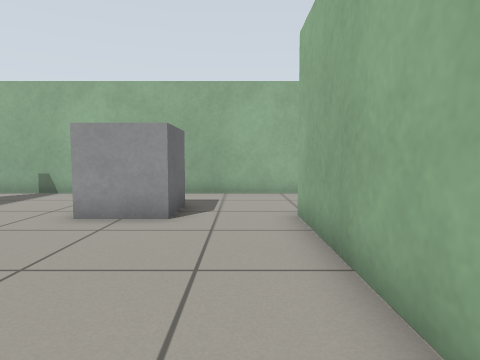
View 1 (above)

16 first-person views from a walk through a world built for the Gazebo simulator. The camera is 0.64 m above the floor, tilts 4° down and sees 75° across. The floor is counted in squares, 0.5 m on a side. Each view is taken from the middle of a square. On the plan, view 1 faces up. The plan holds only what a view shows up to about 14 squares ahead; the rest is blank.

View 2
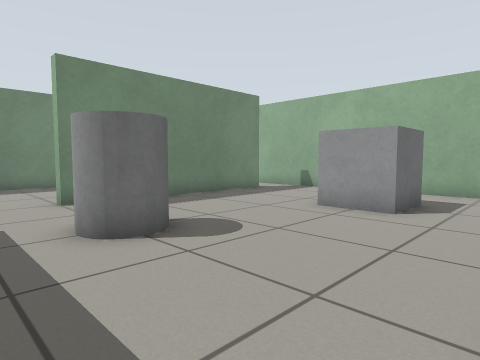

View 3
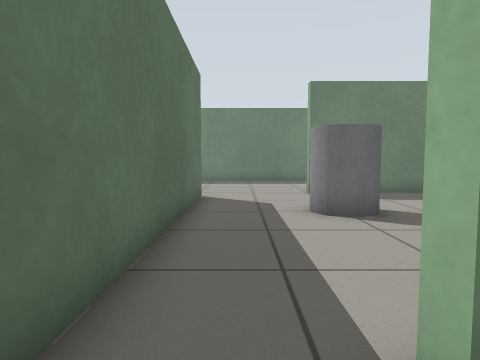

View 4
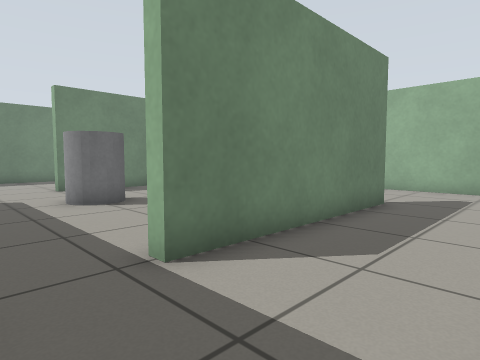

View 5
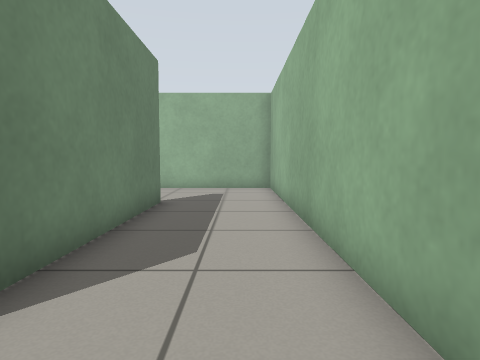

View 6
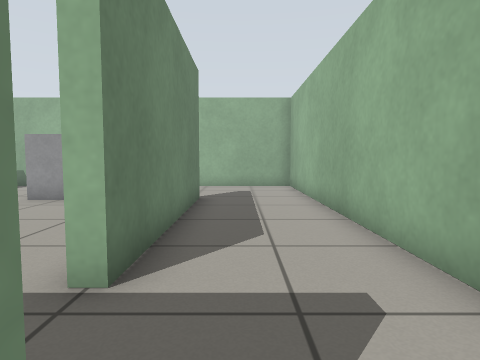

View 7
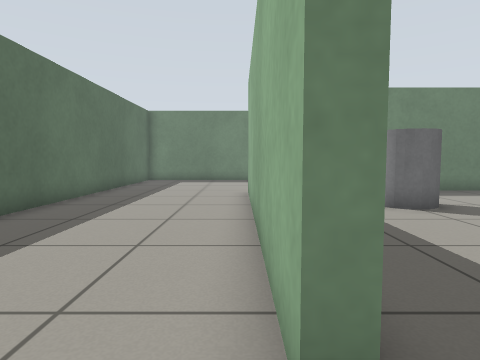

View 8
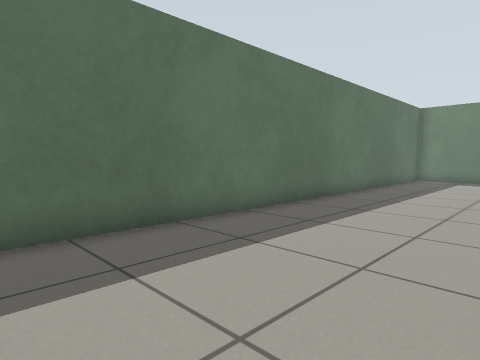

View 9
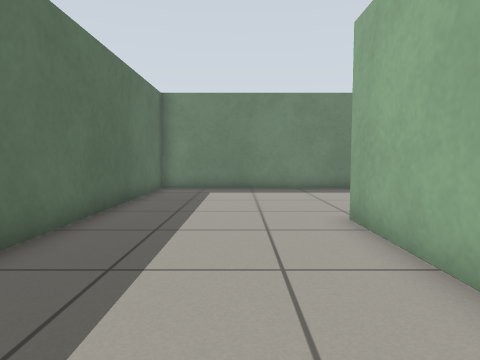

View 10
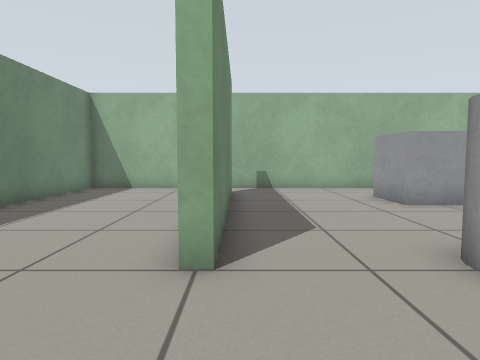

View 11
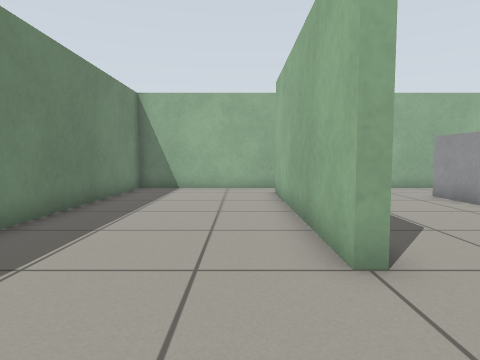

View 12
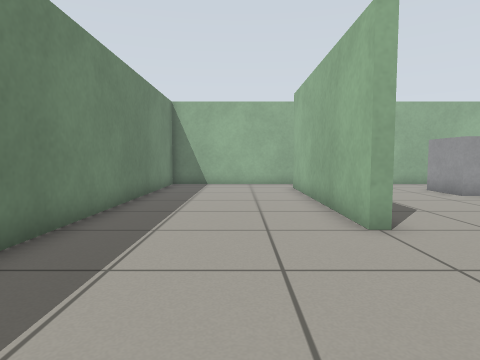

View 13
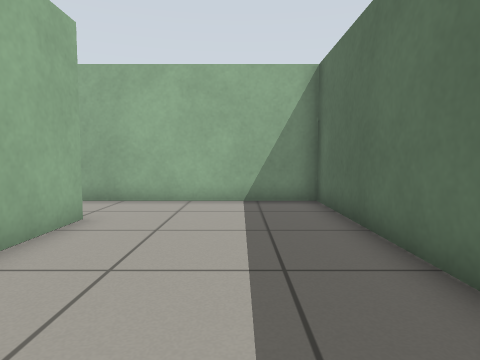

View 14
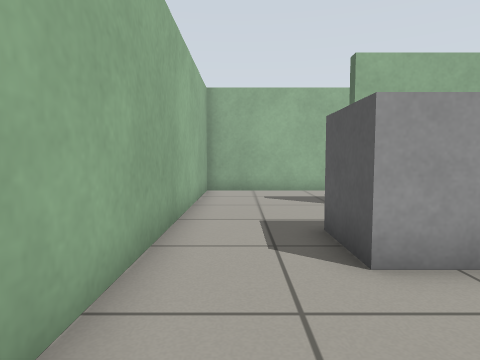

View 15
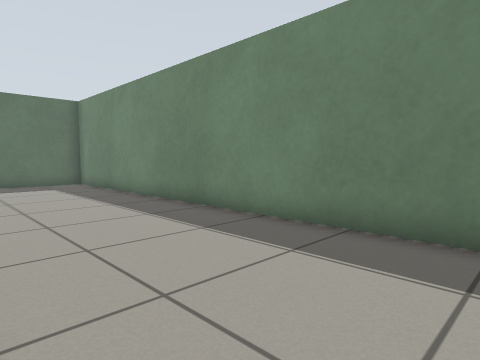

View 16
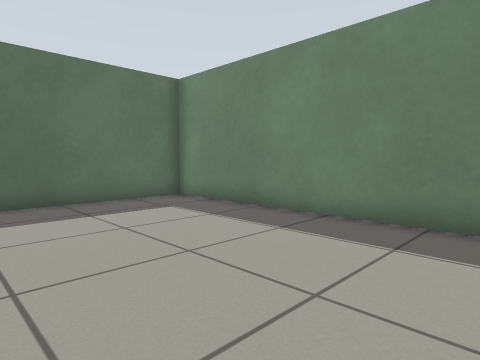

### Floor plan
Points are (right, up) in squares from view 1. A wall is a line through its corners. A room is listed if a view was taken in it or the views show most of it. See-through windows are left out.
Room 1 (views 1, 2, 14, 16)
walls: (1.3, 1.6) (1.3, 7); (1.7, 0) (1.2, 0); (-8.3, 9.5) (-8.3, 1.5); (1.6, 11.3) (-8.6, 11.3); (-7.5, -2.3) (1.5, -2.3)
ways out: opening at (2, -0.5) to room 2; opening at (2, 9.5) to room 2; opening at (-8, 10.5) to room 3; opening at (-7.7, 0) to room 3
objects: grey cylinder (-5, 1) to (-4, 2); grey box (-3, 7) to (-2, 8)
Room 2 (views 3, 4, 5)
walls: (1.7, 7.1) (1.7, 0); (5.3, -2.6) (5.3, 11.3) (1.6, 11.3)
ways out: opening at (2, -0.5) to room 1; opening at (2, 9.5) to room 1; opening at (4, -2) to room 3
Room 3 (views 6, 7, 8, 9, 10, 11, 12, 13, 15)
walls: (-8.3, 1.5) (-8.7, 1.5) (-8.7, 9.5); (2.5, -2.2) (2.5, -2.7) (-7.5, -2.7); (-8.6, 11.3) (-14.3, 11.3) (-14.3, -8.3) (5.3, -8.3) (5.3, -2.6)
ways out: opening at (-8, 10.5) to room 1; opening at (-7.7, 0) to room 1; opening at (4, -2) to room 2

Positions as (right, up) in squares from view 1, and headings:
1: (0, 0), facing up
2: (1, -1), facing up-left
3: (3, -1), facing left
4: (5, -2), facing up-left
5: (4, -2), facing up
6: (3, -3), facing up
7: (4, -3), facing left
8: (5, -3), facing down-left
9: (-1, -5), facing left
10: (-8, -2), facing up
11: (-10, -2), facing up
12: (-11, -4), facing up
13: (-4, -6), facing right
14: (-7, 10), facing right
15: (-9, 8), facing down-left
16: (-8, 1), facing down-left
